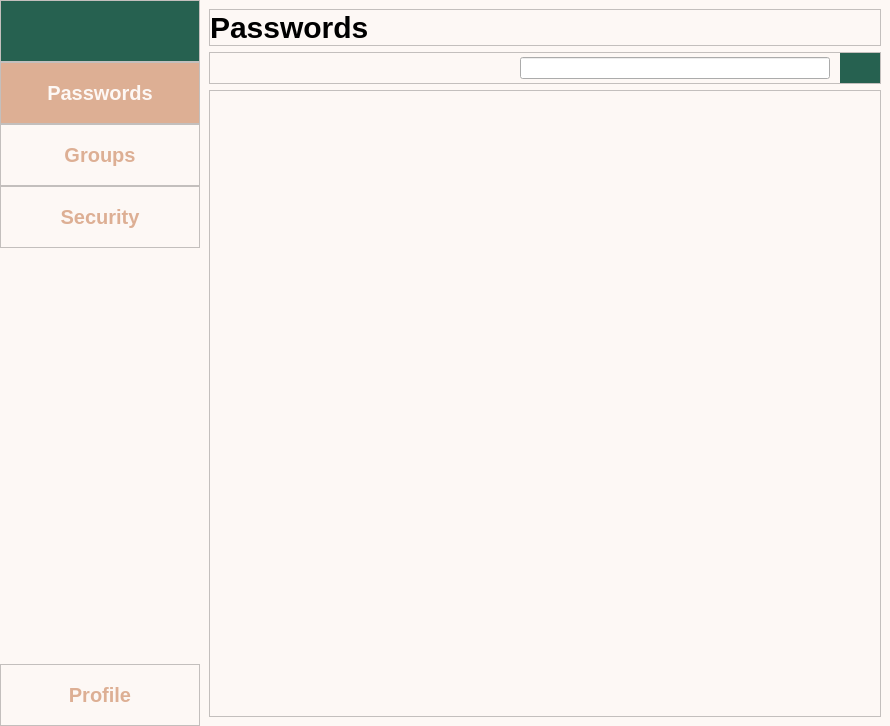
<?xml version="1.0" encoding="UTF-8"?>
<ui version="4.0">
 <class>MainWindow</class>
 <widget class="QMainWindow" name="MainWindow">
  <property name="geometry">
   <rect>
    <x>0</x>
    <y>0</y>
    <width>890</width>
    <height>726</height>
   </rect>
  </property>
  <property name="minimumSize">
   <size>
    <width>700</width>
    <height>400</height>
   </size>
  </property>
  <property name="windowTitle">
   <string>Password Manager</string>
  </property>
  <widget class="QWidget" name="centralwidget">
   <layout class="QHBoxLayout" name="horizontalLayout">
    <property name="spacing">
     <number>0</number>
    </property>
    <property name="leftMargin">
     <number>0</number>
    </property>
    <property name="topMargin">
     <number>0</number>
    </property>
    <property name="rightMargin">
     <number>0</number>
    </property>
    <property name="bottomMargin">
     <number>0</number>
    </property>
    <item>
     <widget class="QFrame" name="menuFrame">
      <property name="minimumSize">
       <size>
        <width>200</width>
        <height>0</height>
       </size>
      </property>
      <property name="styleSheet">
       <string notr="true">QFrame {
	background-color:#FDF8F5;
}</string>
      </property>
      <property name="frameShape">
       <enum>QFrame::NoFrame</enum>
      </property>
      <property name="frameShadow">
       <enum>QFrame::Plain</enum>
      </property>
      <layout class="QVBoxLayout" name="verticalLayout">
       <property name="spacing">
        <number>0</number>
       </property>
       <property name="leftMargin">
        <number>0</number>
       </property>
       <property name="topMargin">
        <number>0</number>
       </property>
       <property name="rightMargin">
        <number>0</number>
       </property>
       <property name="bottomMargin">
        <number>0</number>
       </property>
       <item>
        <widget class="QFrame" name="menuButtonFrame">
         <property name="minimumSize">
          <size>
           <width>0</width>
           <height>0</height>
          </size>
         </property>
         <property name="frameShape">
          <enum>QFrame::StyledPanel</enum>
         </property>
         <property name="frameShadow">
          <enum>QFrame::Raised</enum>
         </property>
         <property name="lineWidth">
          <number>1</number>
         </property>
         <layout class="QHBoxLayout" name="horizontalLayout_2">
          <property name="spacing">
           <number>0</number>
          </property>
          <property name="leftMargin">
           <number>0</number>
          </property>
          <property name="topMargin">
           <number>0</number>
          </property>
          <property name="rightMargin">
           <number>0</number>
          </property>
          <property name="bottomMargin">
           <number>0</number>
          </property>
          <item>
           <widget class="QPushButton" name="menuButton">
            <property name="minimumSize">
             <size>
              <width>0</width>
              <height>60</height>
             </size>
            </property>
            <property name="styleSheet">
             <string notr="true">QPushButton {
	 border: 0;
	 background: none;
	 box-shadow: none;
	 border-radius: 0px;
	background-color:#266150;
}

QPushButton:hover {
	background-color:#4e9480;
}</string>
            </property>
            <property name="text">
             <string/>
            </property>
            <property name="icon">
             <iconset>
              <normaloff>icons/logo.png</normaloff>icons/logo.png</iconset>
            </property>
           </widget>
          </item>
         </layout>
        </widget>
       </item>
       <item>
        <widget class="QFrame" name="menuFrame1">
         <property name="minimumSize">
          <size>
           <width>0</width>
           <height>0</height>
          </size>
         </property>
         <property name="frameShape">
          <enum>QFrame::StyledPanel</enum>
         </property>
         <property name="frameShadow">
          <enum>QFrame::Raised</enum>
         </property>
         <layout class="QHBoxLayout" name="horizontalLayout_3">
          <property name="spacing">
           <number>0</number>
          </property>
          <property name="leftMargin">
           <number>0</number>
          </property>
          <property name="topMargin">
           <number>0</number>
          </property>
          <property name="rightMargin">
           <number>0</number>
          </property>
          <property name="bottomMargin">
           <number>0</number>
          </property>
          <item>
           <widget class="QPushButton" name="menuButton1">
            <property name="minimumSize">
             <size>
              <width>0</width>
              <height>60</height>
             </size>
            </property>
            <property name="styleSheet">
             <string notr="true">QPushButton {
	color:#FDF8F5;
	font: bold 20px; border: 0;
 background: none;
 box-shadow: none;
 border-radius: 0px;
	background-color:#DDAF94;
}

QPushButton:hover {
	background-color:#E8CEBF
}</string>
            </property>
            <property name="text">
             <string>Passwords</string>
            </property>
            <property name="flat">
             <bool>false</bool>
            </property>
           </widget>
          </item>
         </layout>
        </widget>
       </item>
       <item>
        <widget class="QFrame" name="menuFrame2">
         <property name="frameShape">
          <enum>QFrame::StyledPanel</enum>
         </property>
         <property name="frameShadow">
          <enum>QFrame::Raised</enum>
         </property>
         <layout class="QHBoxLayout" name="horizontalLayout_4">
          <property name="spacing">
           <number>0</number>
          </property>
          <property name="leftMargin">
           <number>0</number>
          </property>
          <property name="topMargin">
           <number>0</number>
          </property>
          <property name="rightMargin">
           <number>0</number>
          </property>
          <property name="bottomMargin">
           <number>0</number>
          </property>
          <item>
           <widget class="QPushButton" name="menuButton2">
            <property name="minimumSize">
             <size>
              <width>0</width>
              <height>60</height>
             </size>
            </property>
            <property name="styleSheet">
             <string notr="true">QPushButton {
	color:#DDAF94;
	font: bold 20px;
	 border: 0;
	 background: none;
	 box-shadow: none;
	 border-radius: 0px;
	background-color:#FDF8F5;
}

QPushButton:hover {
	background-color:#E8CEBF
}</string>
            </property>
            <property name="text">
             <string>Groups</string>
            </property>
           </widget>
          </item>
         </layout>
        </widget>
       </item>
       <item>
        <widget class="QFrame" name="menuFrame3">
         <property name="frameShape">
          <enum>QFrame::StyledPanel</enum>
         </property>
         <property name="frameShadow">
          <enum>QFrame::Raised</enum>
         </property>
         <layout class="QHBoxLayout" name="horizontalLayout_5">
          <property name="spacing">
           <number>0</number>
          </property>
          <property name="leftMargin">
           <number>0</number>
          </property>
          <property name="topMargin">
           <number>0</number>
          </property>
          <property name="rightMargin">
           <number>0</number>
          </property>
          <property name="bottomMargin">
           <number>0</number>
          </property>
          <item>
           <widget class="QPushButton" name="menuButton3">
            <property name="minimumSize">
             <size>
              <width>0</width>
              <height>60</height>
             </size>
            </property>
            <property name="styleSheet">
             <string notr="true">QPushButton {
	color:#DDAF94;
	font: bold 20px;
	 border: 0;
	 background: none;
	 box-shadow: none;
	 border-radius: 0px;
	background-color:#FDF8F5;
}

QPushButton:hover {
	background-color:#E8CEBF
}</string>
            </property>
            <property name="text">
             <string>Security</string>
            </property>
           </widget>
          </item>
         </layout>
        </widget>
       </item>
       <item>
        <spacer name="verticalSpacer">
         <property name="orientation">
          <enum>Qt::Vertical</enum>
         </property>
         <property name="sizeType">
          <enum>QSizePolicy::Expanding</enum>
         </property>
         <property name="sizeHint" stdset="0">
          <size>
           <width>20</width>
           <height>40</height>
          </size>
         </property>
        </spacer>
       </item>
       <item>
        <widget class="QFrame" name="profileButtonFrame">
         <property name="frameShape">
          <enum>QFrame::StyledPanel</enum>
         </property>
         <property name="frameShadow">
          <enum>QFrame::Raised</enum>
         </property>
         <layout class="QHBoxLayout" name="horizontalLayout_6">
          <property name="spacing">
           <number>0</number>
          </property>
          <property name="leftMargin">
           <number>0</number>
          </property>
          <property name="topMargin">
           <number>0</number>
          </property>
          <property name="rightMargin">
           <number>0</number>
          </property>
          <property name="bottomMargin">
           <number>0</number>
          </property>
          <item>
           <widget class="QPushButton" name="profileButton">
            <property name="minimumSize">
             <size>
              <width>0</width>
              <height>60</height>
             </size>
            </property>
            <property name="styleSheet">
             <string notr="true">QPushButton {
	color:#DDAF94;
	font: bold 20px;
	 border: 0;
	 background: none;
	 box-shadow: none;
	 border-radius: 0px;
	background-color:#FDF8F5;
}

QPushButton:hover {
	background-color:#E8CEBF
}</string>
            </property>
            <property name="text">
             <string>Profile</string>
            </property>
            <property name="icon">
             <iconset>
              <normaloff>icons/peple.png</normaloff>icons/peple.png</iconset>
            </property>
           </widget>
          </item>
         </layout>
        </widget>
       </item>
      </layout>
     </widget>
    </item>
    <item>
     <widget class="QFrame" name="content_frame">
      <property name="styleSheet">
       <string notr="true">QFrame {
	background-color:#FDF8F5;
}</string>
      </property>
      <property name="frameShape">
       <enum>QFrame::NoFrame</enum>
      </property>
      <property name="frameShadow">
       <enum>QFrame::Plain</enum>
      </property>
      <layout class="QVBoxLayout" name="verticalLayout_2">
       <property name="spacing">
        <number>0</number>
       </property>
       <property name="leftMargin">
        <number>0</number>
       </property>
       <property name="topMargin">
        <number>0</number>
       </property>
       <property name="rightMargin">
        <number>0</number>
       </property>
       <property name="bottomMargin">
        <number>0</number>
       </property>
       <item>
        <widget class="QStackedWidget" name="stackedWidget">
         <property name="currentIndex">
          <number>0</number>
         </property>
         <widget class="QWidget" name="password_page">
          <layout class="QVBoxLayout" name="verticalLayout_3">
           <item>
            <widget class="QFrame" name="title_frame">
             <property name="frameShape">
              <enum>QFrame::StyledPanel</enum>
             </property>
             <property name="frameShadow">
              <enum>QFrame::Raised</enum>
             </property>
             <layout class="QHBoxLayout" name="horizontalLayout_7">
              <property name="spacing">
               <number>0</number>
              </property>
              <property name="leftMargin">
               <number>0</number>
              </property>
              <property name="topMargin">
               <number>0</number>
              </property>
              <property name="rightMargin">
               <number>0</number>
              </property>
              <property name="bottomMargin">
               <number>0</number>
              </property>
              <item>
               <widget class="QLabel" name="title_label">
                <property name="styleSheet">
                 <string notr="true">QLabel {
	font: bold 30px;
	color:4F4846;
}</string>
                </property>
                <property name="text">
                 <string>Passwords</string>
                </property>
               </widget>
              </item>
              <item>
               <spacer name="horizontalSpacer">
                <property name="orientation">
                 <enum>Qt::Horizontal</enum>
                </property>
                <property name="sizeHint" stdset="0">
                 <size>
                  <width>40</width>
                  <height>20</height>
                 </size>
                </property>
               </spacer>
              </item>
             </layout>
            </widget>
           </item>
           <item>
            <widget class="QFrame" name="header_frame">
             <property name="frameShape">
              <enum>QFrame::StyledPanel</enum>
             </property>
             <property name="frameShadow">
              <enum>QFrame::Raised</enum>
             </property>
             <layout class="QHBoxLayout" name="horizontalLayout_8">
              <property name="spacing">
               <number>10</number>
              </property>
              <property name="leftMargin">
               <number>0</number>
              </property>
              <property name="topMargin">
               <number>0</number>
              </property>
              <property name="rightMargin">
               <number>0</number>
              </property>
              <property name="bottomMargin">
               <number>0</number>
              </property>
              <item>
               <spacer name="horizontalSpacer_2">
                <property name="orientation">
                 <enum>Qt::Horizontal</enum>
                </property>
                <property name="sizeHint" stdset="0">
                 <size>
                  <width>40</width>
                  <height>20</height>
                 </size>
                </property>
               </spacer>
              </item>
              <item>
               <widget class="QLineEdit" name="lineEdit"/>
              </item>
              <item>
               <widget class="QPushButton" name="pushButton">
                <property name="minimumSize">
                 <size>
                  <width>40</width>
                  <height>30</height>
                 </size>
                </property>
                <property name="styleSheet">
                 <string notr="true">QPushButton {
	 border: 0;
	 background: none;
	 box-shadow: none;
	 border-radius: 0px;
	background-color:#266150;
}

QPushButton:hover {
	background-color:#4e9480;
}</string>
                </property>
                <property name="text">
                 <string/>
                </property>
                <property name="icon">
                 <iconset>
                  <normaloff>icons/magnifying_glass.png</normaloff>icons/magnifying_glass.png</iconset>
                </property>
               </widget>
              </item>
             </layout>
            </widget>
           </item>
           <item>
            <widget class="QTableWidget" name="passwordFrame"/>
           </item>
          </layout>
         </widget>
         <widget class="QWidget" name="page_2">
          <layout class="QVBoxLayout" name="verticalLayout_4">
           <item>
            <widget class="QFrame" name="frame">
             <property name="frameShape">
              <enum>QFrame::StyledPanel</enum>
             </property>
             <property name="frameShadow">
              <enum>QFrame::Raised</enum>
             </property>
             <layout class="QHBoxLayout" name="horizontalLayout_9"/>
            </widget>
           </item>
          </layout>
         </widget>
        </widget>
       </item>
      </layout>
     </widget>
    </item>
   </layout>
  </widget>
 </widget>
 <resources/>
 <connections/>
</ui>
